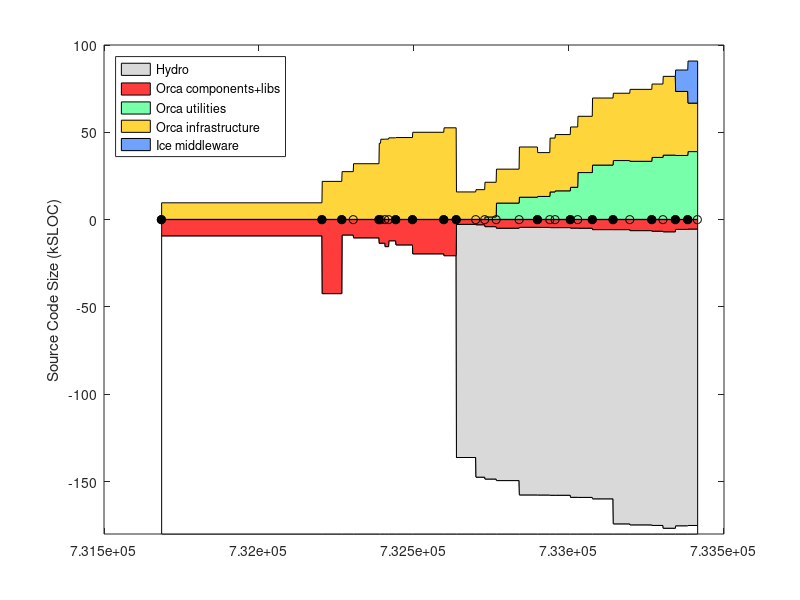

Write MATLAB code to recreate this figure. (Note: this script raises an error after producing the figure.)
% keep track of orca project size using sloccount
clear all

%%%%%%%%%% DATA %%%%%%%%%%%%%%%%%%%%

% include/* except: include/{Freeze IceSSL IcePatch2}
% src/{Ice Slice IceGrid icecpp IceStorm slice2cpp IceUtil IceBox IceXML}
%  Sice212 = [
%  (7842-1000) + (22093+18419+11499+10568+4392+4200+4252+567+316)
%  ];
%  Sice301 = [
%  (8164-1000) + (23018+19384+19169+10596+4479+4343+4308+622+319)
%  ];
% same as above, but now also add Java:
% src/{IceInternal Ice IceUtil IceBox}
%  Sice310 = [
%  (8810-1200) + (24275+20494+22689+10587+4569+4877+4770+667+319) + (13190+6915+1262+493)
%  ];
%  Sice311 = [
%  (8950-1275) + (24511+20505+22898+10590+4600+4884+4782+683+323) + (13266+6929+1262+504)
%  ];

% it's much easier to count the whole of Ice (we use most of it anyway)
% sloccount include/ src/
% (this does not account for .ice files in [ice]/slice/* but it's a small fraction of total)
Sice212 = 133523;
Sice301 = 144513;
Sice310 = 153243;
Sice311 = 154145;
Sice320 = 168475;
Sice321 = 169725;

% indeces
iyy=1;
imm=2;
idd=3;
iver=4;
isub=5;
ibase=6;
icomp=7;
iutil=8;
iad=9;

Sorca = [ ...
% YY    MM  DD  ?   SUB     BASE        COMP           UTILS    A&D VERSION
% 0.8.6: a single distro, divide in halves arbitrarily
2003     4  14  1   0       18930/2     18930/2             0   0   % 0.8.6 (last change in doc/ChangeLog
% BASE: orca-base
% COMP: orca-components
2004     9  13  1   0       42543       21726               0   0   % 0.11.0
2004    11  16  1   0       8963        27310               0   0   % 0.12.0
2004    12  23  0   0       10596       31845               0   0   % 0.12.1
2005     3  16  1   0       13767       43576               0   0   % 0.13.0
2005     3  21  0   0       13620       45874               0   0   % 0.13.1
2005     4   4  0   0       15630       45944               0   0   % 0.13.2
2005     4  16  0   0       12283       46666               0   0   % 0.13.3
2005     5   9  1   0       14639       46837               0   0   % 0.14.0
2005     7   2  1   0       19751       49854               0   0   % 0.15.0
2005    10  11  1   0       20818       52408               0   0   % 1.0.0
% BASE: just orcaice w/out test + interfaces/slice
% COMP: comp + util - orcaice 
2005    11  20  1   Sice212 2320+530    9226+8781-2320      0   0   % 2.0.0-rc1
2006     1  22  0   Sice301 2511+596    9801+9695-2511      0   0   % 2.0.0-rc2
% UTIL: sloccount components/log* 
2006     2  20  0   Sice301 3369+813    9867+14734-3369-1372 1372    0  % 2.0.0-rc3
% UTIL: sloccount components/orcaview/ components/log* utils/orcalog* utils/orcagui/ utils/orcaobj/
2006     3  29  0   Sice301 4022+1052   14625+18131-4022-9307 9307   0  % 2.0.0-rc4
2006     6  11  0   Sice310 3439+1116   19999+24867-3439-12670 12670 0  % 2.0.0-rc5  
2006     8   9  1   Sice310 3482+1116   19979+21711-3482-13111 13111 0  % 2.0.0
2006     9  18  0   Sice310 3647+1094   19317+30847-3647-15704 15704 0  % 2.0.1
2006    10   5  0   Sice310 3644+1094   20384+31798-3644-16329 16329 0  % 2.0.2
% UTIL: sloccount components/orcaview* components/log* utils/orcalog* utils/orcagui* utils/orcaobj/
2006    11  23  1   Sice311 3831+1178   21408+35311-3831-18359 18359 0  % 2.1.0
% BASE: cd src; sloccount libs/orcaice/ 
%          MINUS sloccount libs/orcaice/test 
%          PLUS sloccount interfaces/slice
% COMP: cd src; sloccount components/ libs/ 
%          MINUS sloccount libs/orcaice* libs/orcaq* libs/orcalog* libs/orcaprobe* libs/orcawall* libs/orcaobj libs/orcaobjutil/
% UTIL: cd src; sloccount utils libs/orcaq* libs/orcalog* libs/orcaprobe* libs/orcawall* libs/orcaobj libs/orcaice*
%          MINUS sloccount libs/orcaice/
% to count lines in *.ice files, rename them to *.cpp like this:
% $cd src/interfaces/slice/orca; for file in *; do mv $file `echo $file | sed s/.ice/.cpp/`; done
2006    12  17  0   Sice311 5615-1784+1240  60241-28024     32398-5615  0   % 2.1.1
2007     2   2  1   Sice311 6225-2011+1671  70376-31989     37297-6225  0   % 2.2.0
2007     4  10  1   Sice320 6232-2011+1671  72704-34165     39894-6232  0   % 2.3.0
2007     6   3  0   Sice320 6837-2056+1682  75506-34316     40074-6837  0   % 2.4.0
2007     8  13  1   Sice320 7247-2226+1772  78939-36926     42700-7247  0    % 2.5.0
2007     9  18  0   Sice321 7919-2572+1787  83838-38743     44694-7919  0    % 2.6.0
% A&D: Hydro: sloccount src
2007    10  28  1   Sice321 5481-1528+1787  72748-36062     42043-5481  12251    % 2.7.0
2007    12   7  1   Sice321 5376-1558+1750  64158-36410     44169-5376  24104    % 2.8.0
];
Vorca ={'0.8.6', '0.11.0', '0.12.0', '0.12.1', '0.13.0', '0.13.1', '0.13.2', '0.13.3', '0.14.0', '0.15.0', '1.0.0', ...
    '2.0.0-rc1', '2.0.0-rc2', '2.0.0-rc3', '2.0.0-rc4', '2.0.0-rc5', '2.0.0', '2.0.1', '2.0.2', '2.1.0', '2.1.1', ...
    '2.2.0', '2.3.0', '2.4.0', '2.5.0', '2.6.0', '2.7.0', '2.8.0' }';

% add a dummy release just for display
Sorca(end+1,:) = Sorca(end,:);
Sorca(end,imm) = Sorca(end,imm)+1;
Sorca(end,iver) = 0;
Vorca{end+1} = 'dummy';

% convert dates
Torca = datenum(Sorca(:,iyy),Sorca(:,imm),Sorca(:,idd));

% 2nd digit releases
i2 = (Sorca(:,iver)==1);
Torca2 = Torca(i2);
Vorca2 = Vorca(i2);

% what can go to Hydra?
% cd libs; sloccount bros1 orcacolourtext orcadynamicload orcageom2d orcagpsutil orcaiceutil orcaimage orcaimagegrabber orcalocalnav orcalockfile orcamapload orcamisc orcanavutil orcaogfusion orcaogmap orcapathplan orcaping orcaportability orcaserial orcawifi
% cd components; sloccount gps/garmin/ insgps/novatel insgps/novatelspan/ laser2d/laser2dutil/ laser2d/sickacfr/ laser2d/sickcarmen/ localnav/vfhdriver/ segwayrmp/rmpdriver/ 
% 15,102 + 10,322

% for comparison, ASN
%  Sasn = 90433;

Sgenom = [
% YY    MM  DD  ? SUB   BASE    COMP    UTIL    VERSION
% SUB : cd pocolibs-2.3; sloccount include src
% BASE: cd genom-2.0; sloccount include src
% COMP: 0
% UTIL: 0 
2007    8   31  1  9786    11368   0   0       % 2.0
];

Splayer = [ 
% YY    MM  DD  ?   SUB     BASE                COMP       UTIL  VERSION
% BASE: (server-drivers)+client_libs
% COMP: drivers + utils
2002    12 04   1  0    (17331-12037)+9188      12037+2685 0    % 1.3.1
2003    7  15   1  0    (30452-24334)+12458     24334+3064 0    % 1.4-rc1
2003    12 07   1  0    (37378-30947)+13110     30947+9633 0    % 1.4-rc2
2004    5  31   1  0    (49225-42643)+13664     42643+3550 0    % 1.5
2004    11 12   1  0    (50758-43190)+13545     43190+4479 0    % 1.6
2005    1  31   0  0    (52069-44517)+13576     44517+4662 0    % 1.6.2
2005    7  28   0  0    (53348-45686)+14300     45686+5188 0    % 1.6.5
% BASE: (libplayercore-./bindings) + client_libs + (libplayertcp-./bindings)
% note: libplayerxdr is autogenerated
% COMP: server + utils
2005    10 25   0  0    (4866-0)+7560+(1391-0)  46474+5725  0   % 2.0pre7
% SUB : 0
% BASE: sloccount libplayercore client_libs libplayertcp 
%           MINUS sloccount libplayercore/bindings/ libplayertcp/bindings
% note: libplayerxdr is autogenerated
% COMP: sloccount server 
% UTIL: sloccount utils PLUS stage/src
2006    2  28   1  0    63992-47749-1291        54704       0     % 2.0.0
2006    3  25   1  0    65606-48912-1291        53033       0     % 2.0.1
2006    6   9   1  0    69083-51546-1319        61421       0     % 2.0.2
2006    9  26   1  0    69388-51546-1319        64088       13606       % 2.0.3
2007    5   2   1  0    69602-51686-1359        58396       9589+13606  % 2.0.4
2007   10  26   1  0    23526-109               78141       11404+13606 % 2.0.4+
];
Tplayer = datenum(Splayer(:,1),Splayer(:,2),Splayer(:,3));

Saria = [
% YY    MM  DD  ? SUB   BASE    COMP    UTIL    VERSION
% SUB : 0
% BASE: sloccount ArNetworking/include/ ArNetworking/src/
% COMP: sloccount include src
% UTIL: 0 
2007    2   20  1  0    15854   45965   0       % 2.5.1
];

Scarmen = [
% YY    MM  DD  ?   SUB     BASE    COMP                    UTIL   VERSION
% SUB : cd src; sloccount ipc
% BASE: sloccount carmenpp global java python
% COMP: sloccount src MINUS all other
% UTIL: sloccount logger logtools mapeditor param_daemon robotgui simulator 
2007    8   15  1  24965    12032   107745-24965-12032-19629  19629   % 0.6.7
];

Sorocos = [
% YY    MM  DD  ?   SUB     BASE    COMP                        UTIL   VERSION
% SUB : cd ACE_wrappers; sloccount ace PLUS sloccount TAO/tao/
% BASE: ?
% LIBS: sloccount orocos-bfl-[VERSION]-src/src PLUS sloccount kdl-[VERSION]/kdl
% COMP: sloccount orocos-rtt-[VERSION]/src PLUS cd orocos-ocl-[VERSION]; sloccount hardware motion_control
% UTIL: cd orocos-ocl-[VERSION]; sloccount taskbrowser signals deployment reporting viewer ocl 
2007    8   15  1  160300+237011   0   (7767+12865)+(48971+20068)    5104   % ace-5.5, tao-1.5, rtt-1.2.1, bfl-0.6.1, kdl-0.4, ocl-0.4.1
];

Syarp = [
% YY    MM  DD  ?   SUB  BASE     COMP       UTIL   VERSION
% SUB : 0
% BASE: sloccount libYARP_OS libYARP_OS_compat
% COMP: sloccount yarpdev libYARP_dev libYARP_math libYARP_sig libYARP_sig_compat 
% UTIL: sloccount yarp-imageviewer modules
2007    7   26  1  0     21633   23528    1613   % 2.1.6
];

% YY    MM  DD  ?   SUB  BASE     COMP       UTIL
% SUB : 0
% BASE: 0
% COMP: sloccount . (matlab files will not be counted)
% UTIL: 0
Sopenslam = [
2007    8   16  1   0    0        23719      0
];

%%%%%%%%%% PLOTTING %%%%%%%%%%%%%%%%%%%%

Smax = 180;
d0 = [Torca Torca+1]'; d0=d0(:); d0(1)=[];
d1 = Smax-Sorca(:,isub)-Sorca(:,ibase); d1 = [d1 d1]'; d1=d1(:); d1(end)=[];
d2 = Sorca(:,isub); d2 = [d2 d2]'; d2=d2(:); d2(end)=[];
d3 = Sorca(:,ibase); d3 = [d3 d3]'; d3=d3(:); d3(end)=[];
d4 = Sorca(:,icomp); d4 = [d4 d4]'; d4=d4(:); d4(end)=[];
d5 = Sorca(:,iutil); d5 = [d5 d5]'; d5=d5(:); d5(end)=[];
d6 = Sorca(:,iad); d6 = [d6 d6]'; d6=d6(:); d6(end)=[];

figure(1), clf
ha=area( d0, [d1 d2 d3 d5 d4 d6]/1e3, -Smax ); hold on
plot( Torca, 0*Torca, 'k-o' )
h2=plot( Torca2, 0*Torca2, 'ko' );
set(h2,'markerfacecolor','k')
ylabel('Source Code Size (kSLOC)')

% colors
white = 1*[1 1 1];
gray = .85*[1 1 1];
red = min(255,[255 0 0]+60)/255;
orange = min(255,[255 153 0]+60)/255;
green = min(255,[60 255 109]+60)/255;
blue = min(255,[51 102 255]+60)/255;

set(ha(1),'facecolor', white);
set(ha(2),'facecolor', gray);
set(ha(3),'facecolor', red);
set(ha(4),'facecolor', green);
set(ha(5),'facecolor', orange);
set(ha(6),'facecolor', blue);
ha(1)=[];
legend(fliplr(ha),'Hydro','Orca components+libs','Orca utilities','Orca infrastructure','Ice middleware', 'Location','NorthWest')
%  xlim(datenum([2004;2005],[7;7],[1;1]) )
ylim([-Smax 100])
ax=axis;
%  xlim( [ax(1) datenum([2006 12 31])] )
ax=axis;
% label releases
mark('x', Torca2 )
i2odd = (1:2:length(Torca2));
ht = text(Torca2(i2odd)+5,.04*ax(4)*ones(length(i2odd),1),Vorca2(i2odd));
set(ht,'fontsize',8)
i2even = (2:2:length(Torca2));
ht = text(Torca2(i2even)+5,.08*ax(4)*ones(length(i2even),1),Vorca2(i2even));
set(ht,'fontsize',8)
datetick( 'x', 12 )
hp = plot( Tplayer, -Splayer(:,ibase)/1e3, 'k--o', Tplayer, Splayer(:,icomp)/1e3, 'k--o' );
set(hp, 'color', .5*[1 1 1] )
hpt = text( Tplayer(2), -Splayer(2,ibase)/1e3-8, 'Player infrastructure');
set(hpt, 'color', .5*[1 1 1] )
hpt = text( Tplayer(2), (Splayer(2,icomp)+Splayer(2,iutil))/1e3-5, 'Player "components+utils"');
set(hpt, 'color', .5*[1 1 1] )
%mark('y', Dasn(1,1)/1e3 );
%text( datenum([2003 5 1]), Dasn(1,1)/1e3, 'ASN')
xlabel('Releases')
title('http://orca-robotics.sf.net')

ht=text(datenum(2003,7,1),-Smax+15, '*   generated using David A. Wheeler`s SLOCCount' );
set(ht,'fontsize',8)
ht=text(datenum(2003,7,1),-Smax+5, '** see data in [ORCA2]/scripts/matlab/sloccount/slocs.m' );
set(ht,'fontsize',8)

xlim( [ax(1) datenum([2008 2 20])] )
